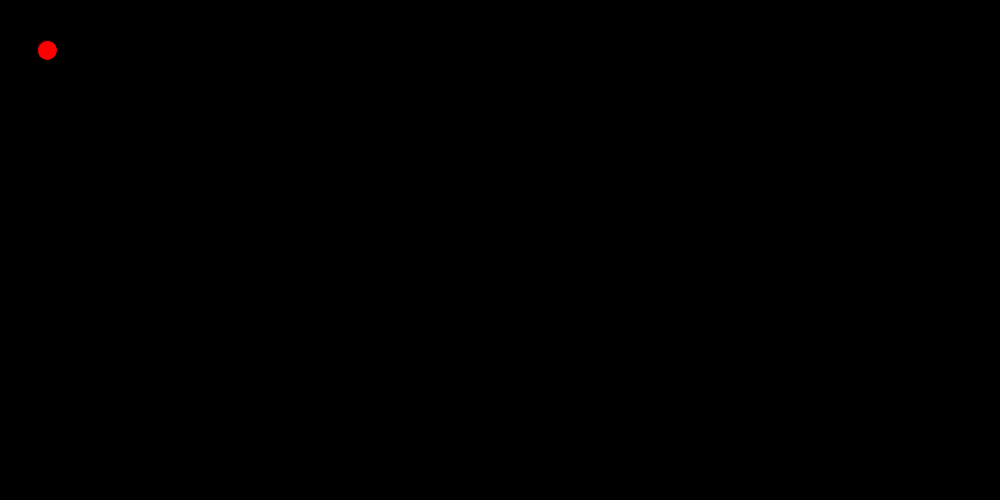
Frame 1 (no input)
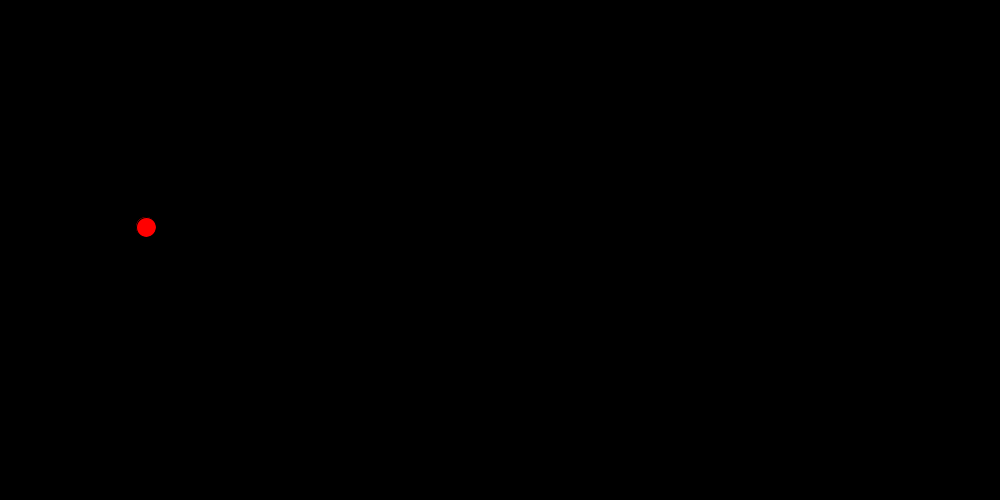
Frame 60 (the mouse pressed at the canvas centre just before this capture)
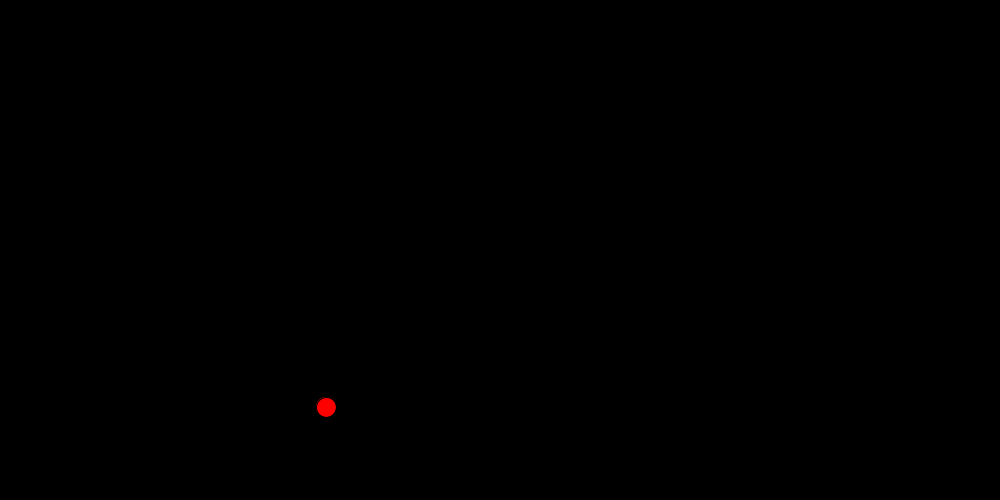
Frame 120 (the mouse held since frame 60 and released just before this capture)

The Processing sketch that drew these frames (run headless with seeded random() and noise(); from frame 60 on, the mouse is pressed at the canvas centre):

// Processing sketch: Sketch_Opdracht_Bewegende_Bal
// ── Sketch_Opdracht_Bewegende_Bal.pde
int x = 50;
int y = 50;
int grote = 20;
int horSpeed = -3;
int verSpeed = 3;

void setup(){
  size(1000,500);
}


void draw(){
  x += horSpeed;
  background(0,0,0);
  fill(255,0,0);
  ellipse(x,y,grote,grote);
  if(x > 990){
    horSpeed = -3;
  }
  if(x < grote/2){
    horSpeed = 3;
  }
  y += verSpeed;
  if(y > 490){
    verSpeed = -3;
  }
  if(y < grote/2){
    verSpeed = 3;
  }
}
